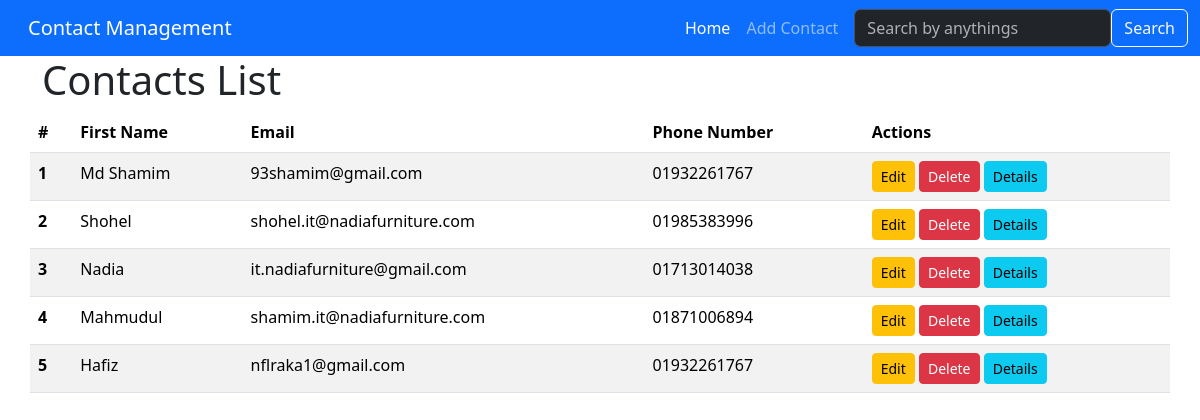
The page / on the database its author committed.
### contacts/models.py (models this page shows, shortened)
class Contact(models.Model):
    first_name = models.CharField(max_length=30)
    last_name = models.CharField(max_length=30)
    email = models.EmailField()
    phone_number = models.CharField(max_length=15)
    address = models.TextField()

### contacts/views.py (the view)
# urls.py: 2. Add a URL to urlpatterns:  path('', views.home, name='home')
def home(request):
    contacts = Contact.objects.all()
    return render(request, 'contacts/home.html', {'contacts': contacts})

### contacts/templates/contacts/home.html (shortened to what this page needs)
{% extends 'base.html' %}
{% block content %}
        <h1>Contacts List</h1>
        {% if contacts %}
        <table class="table table-striped table-hover">
            <thead>
                <tr>
                    <th scope="col">#</th>
                    <th scope="col">First Name</th>
                    <th scope="col">Email</th>
                    <th scope="col">Phone Number</th>
                    <th scope="col">Actions</th>
                </tr>
            </thead>
            <tbody>
                {% for contact in contacts %}
                <tr>
                    <th scope="row">{{ forloop.counter }}</th>
                    <td>{{ contact.first_name }}</td>
                    <td>{{ contact.email }}</td>
                    <td>{{ contact.phone_number }}</td>
                    <td>
                        <a href="{% url 'edit_contact' contact.id %}" class="btn btn-warning btn-sm">Edit</a>
                        <form action="{% url 'delete_contact' contact.id %}" method="POST" style="display:inline;">
                            <button type="submit" class="btn btn-danger btn-sm">Delete</button>
                        </form>
                        <a href="{% url 'contact_details' contact.id %}" class="btn btn-info btn-sm">Details</a>
                    </td>
                </tr>
                {% endfor %}
            </tbody>
        </table>
        {% else %}
        <p>No contacts found. Please Add contacts</p>
        <a href="{% url 'add_contact' %}" class="btn btn-primary">Add New Contact</a>
        {% endif %}
{% endblock %}

### templates/base.html (shortened to what this page needs)
<!doctype html>
<html lang="en">
<head>
    <link rel="stylesheet" href="https://cdn.jsdelivr.net/npm/bootstrap@5.3.3/dist/css/bootstrap.rtl.min.css">
</head>
<body>
  <nav class="navbar navbar-expand-lg bg-primary" data-bs-theme="dark">
    <div class="container-fluid">
        <a class="navbar-brand" href="{% url 'home' %}">Contact Management</a>
        <div class="collapse navbar-collapse" id="navbarNav">
            <ul class="navbar-nav me-auto mb-2 mb-lg-0">
                <li class="nav-item">
                    <a class="nav-link active" href="{% url 'home' %}">Home</a>
                </li>
                <li class="nav-item">
                    <a class="nav-link" href="{% url 'add_contact' %}">Add Contact</a>
                </li>
            </ul>
            <form class="d-flex" role="search" action="{% url 'search_contacts' %}" method="GET">
                <input class="form-control me-2 bg-outline-light" type="search" name="q" placeholder="Search by anythings" aria-label="Search">
                <button class="btn btn-outline-light" type="submit">Search</button>
            </form>
        </div>
    </div>
</nav>
    <div class="container">
        <div class="row">
            {% block content %}
            {% endblock %}
        </div>
    </div>
</body>
</html>

### rows shown on the page
Contact: first_name "Md Shamim", email "93shamim@gmail.com", phone_number "01932261767"
Contact: first_name "Shohel", email "shohel.it@nadiafurniture.com", phone_number "01985383996"
Contact: first_name "Nadia", email "it.nadiafurniture@gmail.com", phone_number "01713014038"
Contact: first_name "Mahmudul", email "shamim.it@nadiafurniture.com", phone_number "01871006894"
Contact: first_name "Hafiz", email "nflraka1@gmail.com", phone_number "01932261767"
